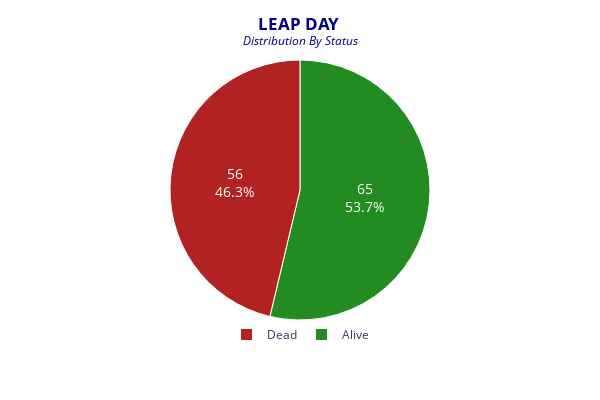

Here is the notebook cell this chart was saved with:
### Code cell
fig = px.pie(
    by_status2, 
    values='count',
    names='status', color='status',
    color_discrete_map={'Alive':'forestgreen',   'Dead':'firebrick'})

fig.update_layout(
    width=600, height=400,
    title="<b>LEAP DAY</b> <br><sup><i>Distribution By Status</i></sup>",
    title_xanchor='center', title_x=.5,
    titlefont=dict(color ='navy'),
    legend=dict(
        x=0.5, y=0,
        orientation="h", 
        xanchor="center", yanchor="top"),
    legend_traceorder="reversed")

fig.update_traces(
    hoverinfo='label+percent', 
    textinfo='value+percent', 
    textfont_size=14, textfont_color='white',
    marker=dict(line=dict(color='white', width=1)))

fig.show()

### Figure 1 — Plotly figure (JSON) as saved in the notebook; plotly's stock layout.template omitted (floating-point values rounded to 4 significant figures)
{"data": [{"customdata": [["Alive"], ["Dead"]], "domain": {"x": [0, 1], "y": [0, 1]}, "hoverinfo": "label+percent", "hovertemplate": "status=%{customdata[0]}<br>count=%{value}<extra></extra>", "labels": ["Alive", "Dead"], "legendgroup": "", "marker": {"colors": ["forestgreen", "firebrick"], "line": {"color": "white", "width": 1}}, "name": "", "showlegend": true, "textfont": {"color": "white", "size": 14}, "textinfo": "value+percent", "type": "pie", "values": [65, 56]}], "layout": {"height": 400, "legend": {"orientation": "h", "tracegroupgap": 0, "traceorder": "reversed", "x": 0.5, "xanchor": "center", "y": 0, "yanchor": "top"}, "margin": {"t": 60}, "title": {"font": {"color": "navy"}, "text": "<b>LEAP DAY</b> <br><sup><i>Distribution By Status</i></sup>", "x": 0.5, "xanchor": "center"}, "width": 600}}
